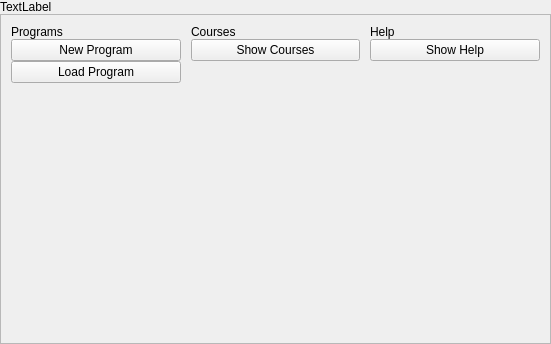
<?xml version="1.0" encoding="UTF-8"?>
<ui version="4.0">
 <class>CoreGUI::DefaultStartPage</class>
 <widget class="QWidget" name="CoreGUI::DefaultStartPage">
  <property name="geometry">
   <rect>
    <x>0</x>
    <y>0</y>
    <width>551</width>
    <height>344</height>
   </rect>
  </property>
  <property name="windowTitle">
   <string>Start</string>
  </property>
  <layout class="QVBoxLayout" name="verticalLayout_5">
   <property name="spacing">
    <number>0</number>
   </property>
   <property name="leftMargin">
    <number>0</number>
   </property>
   <property name="topMargin">
    <number>0</number>
   </property>
   <property name="rightMargin">
    <number>0</number>
   </property>
   <property name="bottomMargin">
    <number>0</number>
   </property>
   <item>
    <widget class="QWidget" name="headerBox" native="true">
     <layout class="QHBoxLayout" name="horizontalLayout">
      <property name="spacing">
       <number>0</number>
      </property>
      <property name="leftMargin">
       <number>0</number>
      </property>
      <property name="topMargin">
       <number>0</number>
      </property>
      <property name="rightMargin">
       <number>0</number>
      </property>
      <property name="bottomMargin">
       <number>0</number>
      </property>
      <item>
       <widget class="QLabel" name="headerText">
        <property name="text">
         <string>TextLabel</string>
        </property>
       </widget>
      </item>
     </layout>
    </widget>
   </item>
   <item>
    <widget class="QScrollArea" name="centralViewScroll">
     <property name="widgetResizable">
      <bool>true</bool>
     </property>
     <widget class="QWidget" name="centralScrollPane">
      <property name="geometry">
       <rect>
        <x>0</x>
        <y>0</y>
        <width>549</width>
        <height>314</height>
       </rect>
      </property>
      <layout class="QVBoxLayout" name="verticalLayout">
       <property name="spacing">
        <number>0</number>
       </property>
       <property name="leftMargin">
        <number>0</number>
       </property>
       <property name="topMargin">
        <number>0</number>
       </property>
       <property name="rightMargin">
        <number>0</number>
       </property>
       <property name="bottomMargin">
        <number>0</number>
       </property>
       <item>
        <widget class="QWidget" name="centralView" native="true">
         <layout class="QGridLayout" name="centralViewLayout">
          <property name="leftMargin">
           <number>10</number>
          </property>
          <property name="topMargin">
           <number>10</number>
          </property>
          <property name="rightMargin">
           <number>10</number>
          </property>
          <property name="bottomMargin">
           <number>10</number>
          </property>
          <property name="spacing">
           <number>10</number>
          </property>
          <item row="0" column="0">
           <widget class="QWidget" name="programsBox" native="true">
            <layout class="QVBoxLayout" name="verticalLayout_2">
             <property name="spacing">
              <number>0</number>
             </property>
             <property name="leftMargin">
              <number>0</number>
             </property>
             <property name="topMargin">
              <number>0</number>
             </property>
             <property name="rightMargin">
              <number>0</number>
             </property>
             <property name="bottomMargin">
              <number>0</number>
             </property>
             <item>
              <widget class="QLabel" name="programsText">
               <property name="text">
                <string>Programs</string>
               </property>
              </widget>
             </item>
             <item>
              <widget class="QPushButton" name="btnNewProgram">
               <property name="cursor">
                <cursorShape>PointingHandCursor</cursorShape>
               </property>
               <property name="text">
                <string>New Program</string>
               </property>
              </widget>
             </item>
             <item>
              <widget class="QPushButton" name="btnLoadProgram">
               <property name="cursor">
                <cursorShape>PointingHandCursor</cursorShape>
               </property>
               <property name="text">
                <string>Load Program</string>
               </property>
              </widget>
             </item>
             <item>
              <widget class="QWidget" name="programsList" native="true">
               <property name="sizePolicy">
                <sizepolicy hsizetype="MinimumExpanding" vsizetype="MinimumExpanding">
                 <horstretch>0</horstretch>
                 <verstretch>0</verstretch>
                </sizepolicy>
               </property>
               <layout class="QVBoxLayout" name="verticalLayout_6">
                <property name="spacing">
                 <number>0</number>
                </property>
                <property name="leftMargin">
                 <number>0</number>
                </property>
                <property name="topMargin">
                 <number>0</number>
                </property>
                <property name="rightMargin">
                 <number>0</number>
                </property>
                <property name="bottomMargin">
                 <number>0</number>
                </property>
                <item>
                 <spacer name="verticalSpacer_2">
                  <property name="orientation">
                   <enum>Qt::Vertical</enum>
                  </property>
                  <property name="sizeHint" stdset="0">
                   <size>
                    <width>20</width>
                    <height>0</height>
                   </size>
                  </property>
                 </spacer>
                </item>
               </layout>
              </widget>
             </item>
            </layout>
           </widget>
          </item>
          <item row="0" column="1">
           <widget class="QWidget" name="coursesBox" native="true">
            <layout class="QVBoxLayout" name="verticalLayout_3">
             <property name="spacing">
              <number>0</number>
             </property>
             <property name="leftMargin">
              <number>0</number>
             </property>
             <property name="topMargin">
              <number>0</number>
             </property>
             <property name="rightMargin">
              <number>0</number>
             </property>
             <property name="bottomMargin">
              <number>0</number>
             </property>
             <item>
              <widget class="QLabel" name="coursesText">
               <property name="text">
                <string>Courses</string>
               </property>
              </widget>
             </item>
             <item>
              <widget class="QPushButton" name="btnShowCourses">
               <property name="cursor">
                <cursorShape>PointingHandCursor</cursorShape>
               </property>
               <property name="text">
                <string>Show Courses</string>
               </property>
              </widget>
             </item>
             <item>
              <widget class="QWidget" name="coursesList" native="true">
               <property name="sizePolicy">
                <sizepolicy hsizetype="MinimumExpanding" vsizetype="MinimumExpanding">
                 <horstretch>0</horstretch>
                 <verstretch>0</verstretch>
                </sizepolicy>
               </property>
               <layout class="QVBoxLayout" name="verticalLayout_7">
                <property name="spacing">
                 <number>0</number>
                </property>
                <property name="leftMargin">
                 <number>0</number>
                </property>
                <property name="topMargin">
                 <number>0</number>
                </property>
                <property name="rightMargin">
                 <number>0</number>
                </property>
                <property name="bottomMargin">
                 <number>0</number>
                </property>
                <item>
                 <spacer name="verticalSpacer_3">
                  <property name="orientation">
                   <enum>Qt::Vertical</enum>
                  </property>
                  <property name="sizeHint" stdset="0">
                   <size>
                    <width>20</width>
                    <height>0</height>
                   </size>
                  </property>
                 </spacer>
                </item>
               </layout>
              </widget>
             </item>
            </layout>
           </widget>
          </item>
          <item row="0" column="2">
           <widget class="QWidget" name="helpBox" native="true">
            <layout class="QVBoxLayout" name="verticalLayout_4">
             <property name="spacing">
              <number>0</number>
             </property>
             <property name="leftMargin">
              <number>0</number>
             </property>
             <property name="topMargin">
              <number>0</number>
             </property>
             <property name="rightMargin">
              <number>0</number>
             </property>
             <property name="bottomMargin">
              <number>0</number>
             </property>
             <item>
              <widget class="QLabel" name="helpText">
               <property name="text">
                <string>Help</string>
               </property>
              </widget>
             </item>
             <item>
              <widget class="QPushButton" name="btnShowHelp">
               <property name="cursor">
                <cursorShape>PointingHandCursor</cursorShape>
               </property>
               <property name="text">
                <string>Show Help</string>
               </property>
              </widget>
             </item>
             <item>
              <widget class="QWidget" name="helpList" native="true">
               <property name="sizePolicy">
                <sizepolicy hsizetype="MinimumExpanding" vsizetype="MinimumExpanding">
                 <horstretch>0</horstretch>
                 <verstretch>0</verstretch>
                </sizepolicy>
               </property>
               <layout class="QVBoxLayout" name="verticalLayout_8">
                <property name="spacing">
                 <number>0</number>
                </property>
                <property name="leftMargin">
                 <number>0</number>
                </property>
                <property name="topMargin">
                 <number>0</number>
                </property>
                <property name="rightMargin">
                 <number>0</number>
                </property>
                <property name="bottomMargin">
                 <number>0</number>
                </property>
                <item>
                 <spacer name="verticalSpacer_4">
                  <property name="orientation">
                   <enum>Qt::Vertical</enum>
                  </property>
                  <property name="sizeHint" stdset="0">
                   <size>
                    <width>20</width>
                    <height>0</height>
                   </size>
                  </property>
                 </spacer>
                </item>
               </layout>
              </widget>
             </item>
            </layout>
           </widget>
          </item>
         </layout>
        </widget>
       </item>
       <item>
        <spacer name="verticalSpacer">
         <property name="orientation">
          <enum>Qt::Vertical</enum>
         </property>
         <property name="sizeHint" stdset="0">
          <size>
           <width>20</width>
           <height>45</height>
          </size>
         </property>
        </spacer>
       </item>
      </layout>
     </widget>
    </widget>
   </item>
   <item>
    <widget class="QWidget" name="footerBox" native="true"/>
   </item>
  </layout>
 </widget>
 <resources/>
 <connections/>
</ui>
